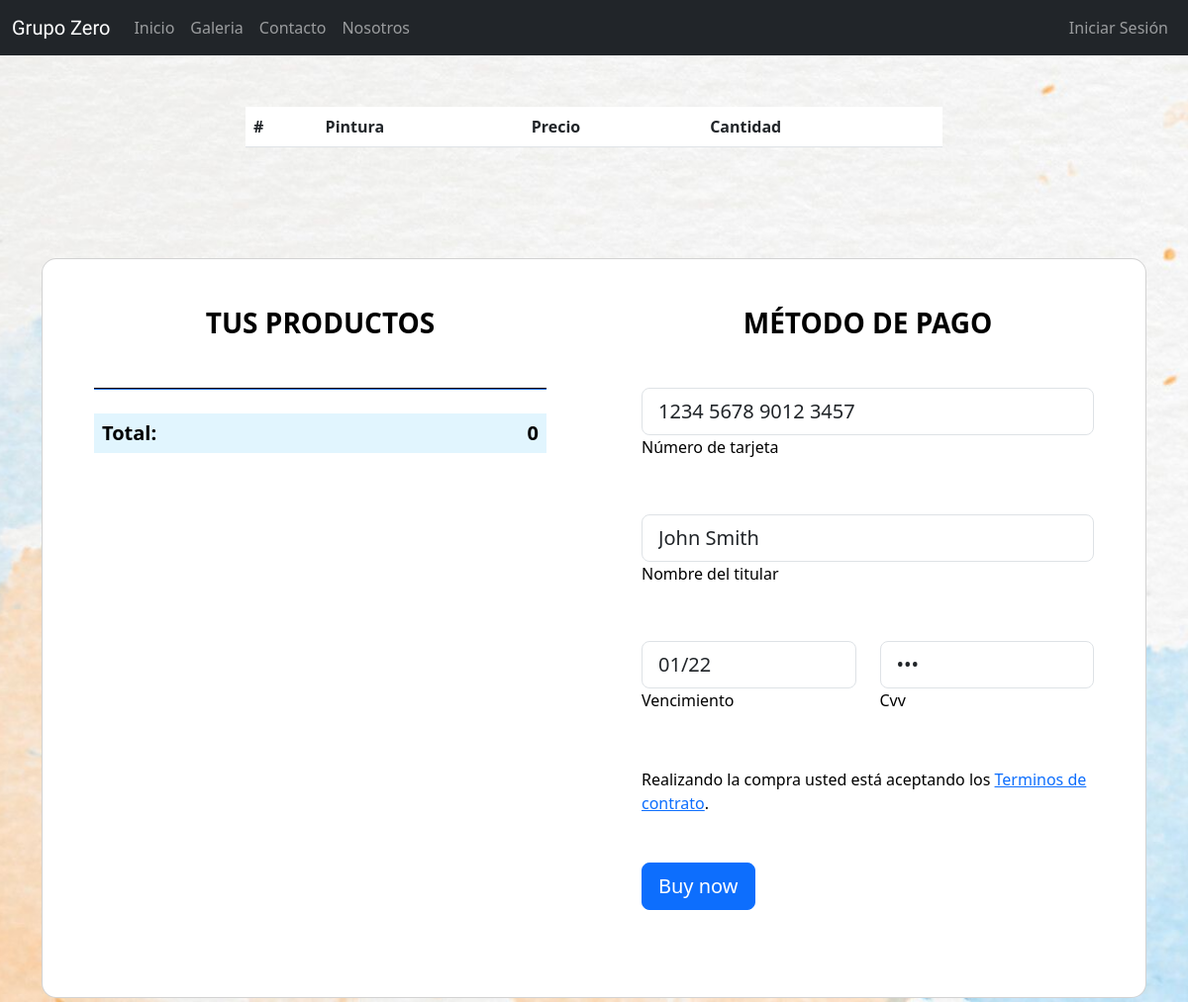
The app's page /tienda/carro2, older data.
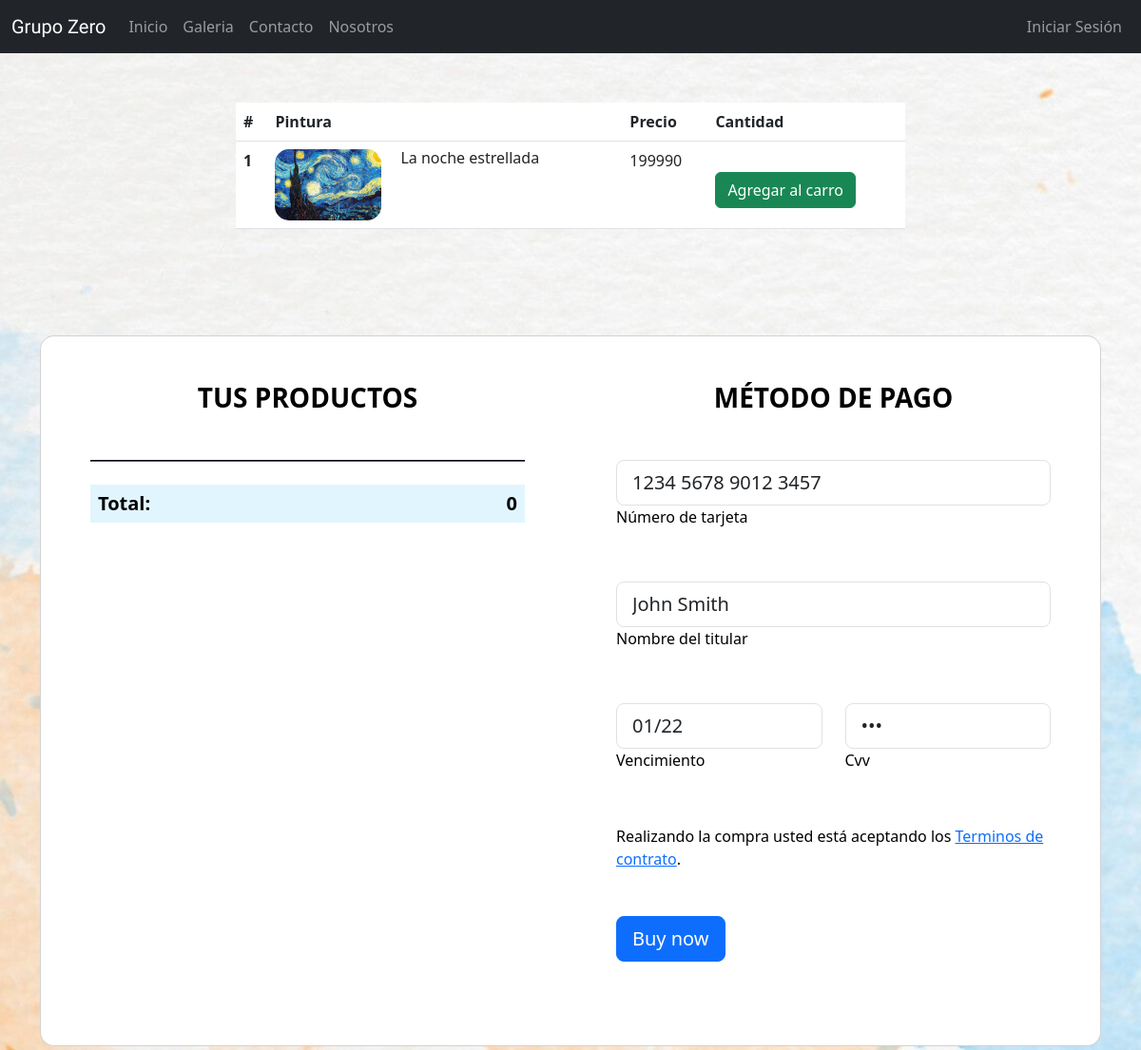
The same page, newer data.
### tienda/models.py (models this page shows, shortened)
class Cuadro(models.Model):
    id_cuadro = models.AutoField(db_column = 'idCuadro', primary_key=True)
    titulo = models.CharField(max_length=40, null = False)
    artista = models.CharField(max_length=80, null = False)
    descripcion = models.CharField(max_length=400, null = False)
    precio = models.IntegerField(null = False)
    anno_creacion = models.DateField(blank=False, null = False)
    imagen = models.ImageField(upload_to="cuadros", null=False)

### tienda/views.py (the view)
# urls.py: path('carro2', views.carro2, name='carro2'),
def carro2(request):
    cuadros = Cuadro.objects.all()
    context = {
        'cuadros': cuadros
    }
    return render(request, 'tienda/carro2.html', context)

### tienda/templates/tienda/carro2.html (shortened to what this page needs)
<!DOCTYPE html>
{% load static %}
<html lang="es">
<head>
    <link href="https://cdn.jsdelivr.net/npm/bootstrap@5.3.0/dist/css/bootstrap.min.css" rel="stylesheet"
>
    <link rel="stylesheet" href="{% static 'tienda/css/index.css' %}">
    <link rel="stylesheet" href="https://cdn.jsdelivr.net/npm/bootstrap-icons@1.10.5/font/bootstrap-icons.css">
</head>
<body>
    <header style="margin-bottom:5%;">
        {% include 'fragmentos/navbar.html' %}
    </header>
    <div class="container-fluid">
        <div class="row">
            <div class="col-2"></div>
            <div class="col-8 p-5">
                <table class="table">
                    <thead>
                        <tr class="text-primary">
                            <th scope="col">#</th>
                            <th scope="col">Pintura</th>
                            <th scope="col">Precio</th>
                            <th scope="col">Cantidad</th>
                        </tr>
                    </thead>
                    <tbody table-light text-center align-content-center justify-content-center align-items-center>
                        <tbody class="">
                        {% for picture in cuadros %}
                        <tr class="test2">
                            <th class="id" scope="row">{{picture.id_cuadro}}</th>
                            <td class="table__productos">
                                <img class="img" src="{{picture.imagen.url}}" alt="No disponible">
                                <h6 class="title">{{picture.titulo}}</h6>
                            </td>
                            <td class="table__price">
                                <span id="montoConv" class="precio">{{picture.precio}}</span>
                            </td>
                            <td class="table__cantidad">
                                <br>
                                <button class="button btn btn-success">Agregar al carro </button>
                            </td>
                        </tr>
                        {% endfor %}
                    </tbody>
                </table>
            </div>
            <div class="col-2"></div>
        </div>
        <section class="h-100 h-custom">
            <div class="container h-100 py-5">
                <div class="row d-flex justify-content-center align-items-center h-100">
                    <div class="col">
                        <div class="card shopping-cart" style="border-radius: 15px;">
                            <div class="card-body text-black">
                                <div class="row">
                                    <div class="col-lg-6 px-5 py-4 ">
                                        <h3 class="mb-5 pt-2 text-center fw-bold text-uppercase">Tus productos</h3>
                                        <hr class="mb-4" style="height: 2px; background-color: #1266f1; opacity: 1;">
                                        <div class="d-flex justify-content-between p-2 mb-2"
                                            style="background-color: #e1f5fe;">
                                            <h5 class="fw-bold mb-0">Total:</h5>
                                            <h5 class="itemCartTotal fw-bold mb-0">0</h5>
                                        </div>
                                    </div>
                                    <div class="col-lg-6 px-5 py-4">
                                        <h3 class="mb-5 pt-2 text-center fw-bold text-uppercase">Método de pago</h3>
                                        <form class="mb-5">
                                            <div class="form-outline mb-5">
                                                <input type="text" id="typeText" class="form-control form-control-lg"
                                                    siez="17" value="1234 5678 9012 3457" minlength="19"
                                                    maxlength="19" />
                                                <label class="form-label" for="typeText">Número de tarjeta</label>
                                            </div>
                                            <div class="form-outline mb-5">
                                                <input type="text" id="typeName" class="form-control form-control-lg"
                                                    siez="17" value="John Smith" />
                                                <label class="form-label" for="typeName">Nombre del titular</label>
                                            </div>
                                            <div class="row">
                                                <div class="col-md-6 mb-5">
                                                    <div class="form-outline">
                                                        <input type="text" id="typeExp"
                                                            class="form-control form-control-lg" value="01/22" size="7"
                                                            id="exp" minlength="7" maxlength="7" />
                                                        <label class="form-label" for="typeExp">Vencimiento</label>
                                                    </div>
                                                </div>
                                                <div class="col-md-6 mb-5">
                                                    <div class="form-outline">
                                                        <input type="password" id="typeText"
                                                            class="form-control form-control-lg"
                                                            value="&#9679;&#9679;&#9679;" size="1" minlength="3"
                                                            maxlength="3" />
                                                        <label class="form-label" for="typeText">Cvv</label>
                                                    </div>
                                                </div>
                                            </div>
                                            <p class="mb-5">Realizando la compra usted está aceptando los
                                                <a href="#!">Terminos de contrato</a>.
                                            </p>
                                            <button type="button" class="btn btn-primary btn-block btn-lg">Buy
                                                now</button>
                                        </form>
                                    </div>
                                </div>
                            </div>
                        </div>
                    </div>
                </div>
            </div>
        </section>
    </div>
</body>
</html>

### tienda/templates/fragmentos/navbar.html (shortened to what this page needs)
<nav class="navbar navbar-expand-lg navbar-dark bg-dark fixed-top">
    <div class="container-fluid">
        <a class="navbar-brand font-weight-light" href="{% url 'index' %}">Grupo Zero</a>
        <div class="collapse navbar-collapse" id="navbarSupportedContent">
            <ul class="navbar-nav me-auto mb-2 mb-lg-0">
                <li class="nav-item">
                    <a class="nav-link" href="{% url 'index' %}">Inicio</a>
                </li>
                <li class="nav-item">
                    <a class="nav-link" href="{% url 'galeria' %}">Galeria</a>
                </li>
                <li class="nav-item">
                    <a class="nav-link" href="{% url 'contacto' %}">Contacto</a>
                </li>
                <li class="nav-item">
                    <a class="nav-link" href="{% url 'nosotros' %}">Nosotros</a>
                </li>
            </ul>
            <ul class="navbar-nav justify-content-md-end">
                {% if user.is_authenticated %}
                    <li class="nav-item">
                        <a class="nav-link" href="{% url 'salir' %}">Cerrar Sesión</a>
                    </li>
                    <li class="nav-item">
                        <a class="nav-link" href="#">{{user.username}}</a>
                    </li>
                {% else %}
                    <li class="nav-item">
                        <a class="nav-link" href="{% url 'login' %}">Iniciar Sesión</a>
                    </li>
                {% endif %}
            </ul>
        </div>
    </div>
</nav>

### tienda/static/tienda/css/index.css (style rules this page uses)
*::after, *::before, * { margin: 0; padding: 0; box-sizing: border-box; }
.navbar-brand { font-family: 'Dancing Script'; }
body { background-image: url(/static/tienda/img/wepik-export-20230506042505ay10.jpeg); background-repeat: no-repeat; background-position: center center; background-attachment: fixed; background-size: cover; min-height: 100vh; margin: 0 auto; color: #333; }
header { position: relative; width: 100%; z-index: 1000; }
img { max-width: 100%; }
.table__productos { display: flex; }
.table__productos > img { width: 7rem; object-fit: contain; border-radius: 15px; margin-right: 20px; }
@media (min-width: 1025px) { .h-custom { height: 100vh !important; } }

Row changes from the older to the newer data that the page shows:
added Cuadro: id_cuadro "1", imagen (picture), titulo "La noche estrellada", precio "199990"
